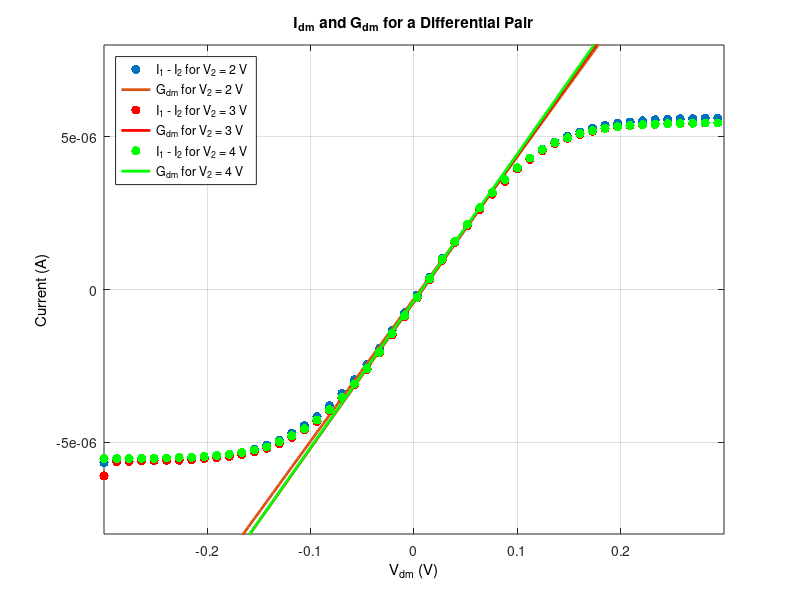

This chart was generated by the following MATLAB code:
%I1 -I2 with theoretical fits
interval = 2;
load('newdata.mat')

Vdm1 = linspace(-0.3,0.3,100);
Idm1 = I1i - I2i;
Icm1 = I1i + I2i;
I1_1 = I1i;      
I2_1 = I2i;      

Vdm2 = linspace(-0.3,0.3,100);
Idm2 = I1iii - I2ii;
Icm2 = I1iii + I2ii;
I1_2 = I1iii;      
I2_2 = I2iii;      

Vdm3 = linspace(-0.3,0.3,100);
Idm3 = I1iii - I2iii;
Icm3 = I1iii + I2iii;
I1_3 = I1iii;      
I2_3 = I2iii;

%39 59

coeffs1 = polyfit(Vdm1(39:59), Idm1(39:59),1);
slope1 = coeffs1(1);
intercept1 = coeffs1(2);
Idm1Fit = slope1*Vdm1 + intercept1;

coeffs2 = polyfit(Vdm2(39:59), Idm2(39:59),1);
slope2 = coeffs2(1);
intercept2 = coeffs2(2);
Idm2Fit = slope2*Vdm2 + intercept2;

coeffs3 = polyfit(Vdm3(39:59), Idm3(39:59),1);
slope3 = coeffs3(1);
intercept3 = coeffs3(2);
Idm3Fit = slope3*Vdm3 + intercept3;

% 
plot(Vdm1(1:interval:end),Idm1(1:interval:end),'.','MarkerSize',20); hold on;
plot(Vdm1,Idm1Fit,'-','LineWidth',2);
plot(Vdm2(1:interval:end),Idm2(1:interval:end),'r.','MarkerSize',20);
plot(Vdm2,Idm2Fit,'r-','LineWidth',2);
plot(Vdm3(1:interval:end),Idm3(1:interval:end),'g.','MarkerSize',20);
plot(Vdm3,Idm3Fit,'g-','LineWidth',2);

xlim([-0.3 0.3]);
ylim([-0.8e-5 0.8e-5]); 
grid on;
set(get(gca,'Title'),'String','I_{dm} and G_{dm} for a Differential Pair');
legend('I_1 - I_2 for V_2 = 2 V',...
    'G_{dm} for V_2 = 2 V',...
'I_1 - I_2 for V_2 = 3 V',...
'G_{dm} for V_2 = 3 V',...
'I_1 - I_2 for V_2 = 4 V',...
'G_{dm} for V_2 = 4 V','Location','NorthWest');

all_ax = findobj(gcf,'Type','axes');
    
for i=1:length(all_ax) %in order to support subplots
    ax = all_ax(i);
    ylbl = get(ax,'ylabel');
    xlbl = get(ax,'xlabel');
    title = get(ax,'Title');
    leg = findobj(gcf,'Type','axes','Tag','legend');
    
    if ~strcmp(get(ax,'Tag'),'legend')
        set(ylbl,'String','Current (A)');
        set(xlbl,'String','V_{dm} (V)');
    end
    
end